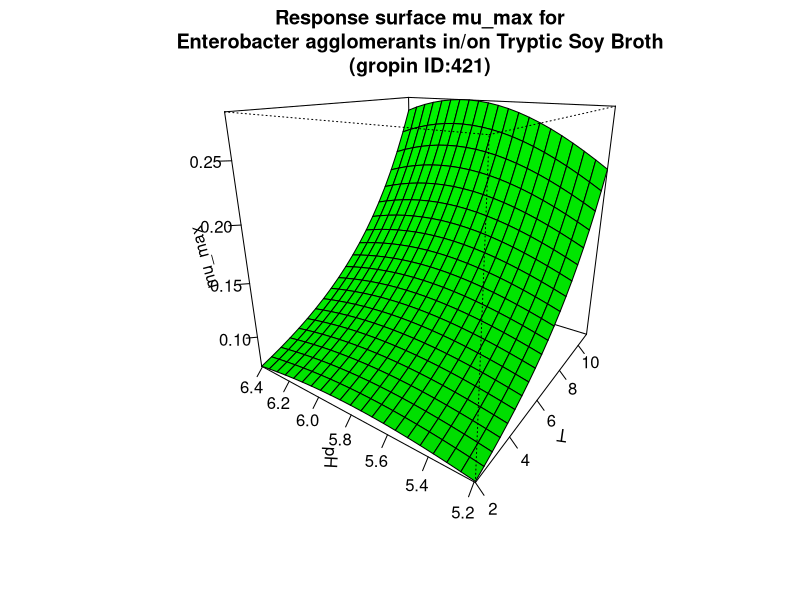

Write the R code that produced this figure.
#############################
# start of Parameter script
#############################
T <- seq(1.998001998002,11.011,length.out=21)
pH <- seq(5.1948051948052,6.4064,length.out=21)
#############################
# end of Parameter script
#############################
############################# 
# start of Model script Gropin ID 421 
#############################
 
# constant coefficients for this model
 
variables <- data.frame(T,pH)
argumentsPar <- expand.grid(variables)
 
# heart of the model
response_surface <- function(T,pH) {
   mumax <-exp(-12.65+0.004234*(T^2)-0.3024*(pH^2)+0.01535*T*pH-0.004356*T+3.467*pH)

return(mumax=mumax)
} 

# output parameters
mumax <- cbind(argumentsPar,response_surface(argumentsPar['T'],argumentsPar['pH']))
colnames(mumax) <- c(colnames(argumentsPar),'mumax')
#############################
# End of Model script
#############################
############################# 
# start of Visualisation script Gropin ID 421 
#############################
persp(T,pH,matrix(unlist(mumax$mumax),nrow=21),col = 'green',xlab='T',ylab='pH',zlab='mu_max',main='Response surface mu_max for
Enterobacter agglomerants in/on Tryptic Soy Broth
(gropin ID:421)',theta=305,phi=20,shade=0.25,ticktype = 'detailed')
#############################
# End of Visualisation script
#############################
